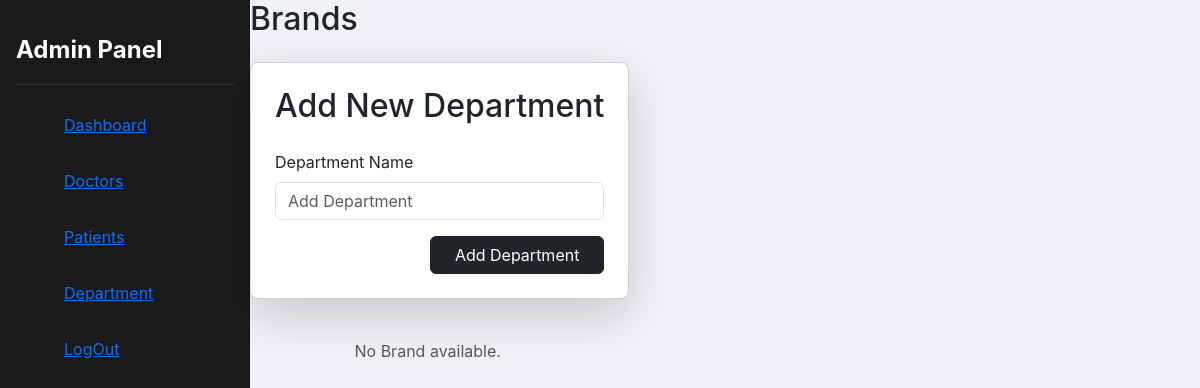
The page /department on the database as committed earlier.
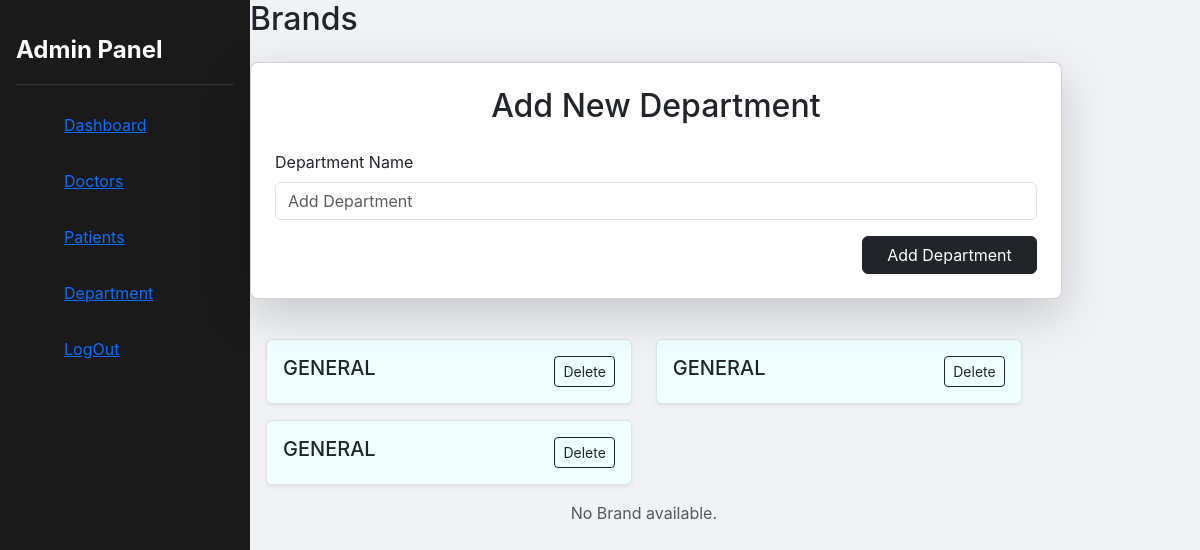
The same page on the database as committed later.
### app/models.py (models this page shows, shortened)
class Department(models.Model):
    name = models.CharField(max_length=100)
    max_tokens_per_day = models.IntegerField(default=100)

### app/views.py (the view)
# urls.py: path('department',views.add_Specialization),
def add_Specialization(request):
    if request.method == 'POST':
        dep_name = request.POST['dep_name']
        Department.objects.create(name=dep_name.upper())
        dep = Department.objects.all()  # Use 'departments' instead of 'Department'
        return redirect(add_Specialization)
    else:
        dep = Department.objects.all()
        return render(request, 'admin/add_department.html', {'Departments': dep})

### templates/admin/add_department.html (shortened to what this page needs)
<!DOCTYPE html>
<html lang="en">
<head>
    <link href="https://cdn.jsdelivr.net/npm/bootstrap@5.3.3/dist/css/bootstrap.min.css" rel="stylesheet">
    {% load static %}
    <link rel="stylesheet" href="{% static 'admin_css/admin_home.css' %}">
</head>
<body>
    <div class="sidebar">
        <div class="logo">Admin Panel</div>
        <ul class="nav-links">
            <li class="users"><a href="">Dashboard</a></li>
            <li class="users"><a href="#">Doctors</a></li>
            <li class="users"><a href="#">Patients</a></li>
            <li class="users"><a href="department">Department</a></li>
            <li class="users"><a href="logout">LogOut</a></li>
        </ul>
    </div>
    <main role="main">
        <section class="panel important">
          <h2>Brands</h2>
          <div class="card shadow-lg p-4 my-4 admin-card">
            <h2 class="text-center mb-4">Add New Department</h2>
            <form method="post" enctype="multipart/form-data">
                <div class="mb-3">
                    <label for="d_name" class="form-label">Department Name</label>
                    <input type="text" class="form-control" id="dep_name" name="dep_name" placeholder="Add Department" required>
                </div>
                <div class="d-flex justify-content-end">
                    <button type="submit" class="btn btn-dark px-4">Add Department</button>
                </div>
            </form>
        </div>
        <div class="main-content mt-0 ms-0 w-100">
            <div class="row w-100">
                {% for dep in Departments %}
                <div class="col-12 mb-3 d-flex w-50">
                    <div class="d-flex w-100 align-items-center border p-3 rounded shadow-sm" style="background-color: azure;">
                        <div class="ml-3 w-100">
                            <div class="d-flex justify-content-between">
                                <h5 class="mb-0 text-truncate">{{ dep.name }}</h5>
                                <a href="{% url 'delete_Specialization' dep.id %}" class="btn btn-outline-dark btn-sm" onclick="return confirm('Are you sure you want to delete this category?');">
                                     Delete
                                </a>
                            </div>
                        </div>
                    </div>
                </div>
                {% endfor %}
                {% if not brands %}
                <div class="col-12">
                    <p class="text-center text-muted">No Brand available.</p>
                </div>
                {% endif %}
            </div>
        </div>
        </section>
      </main>
</body>
</html>

### static/admin_css/admin_home.css (style rules this page uses)
* { margin: 0; padding: 0; box-sizing: border-box; font-family: -apple-system, BlinkMacSystemFont, "Segoe UI", Roboto, sans-serif; }
body { display: flex; min-height: 100vh; background-color: #f0f2f5; }
.sidebar { width: 250px; background-color: #1a1a1a; color: white; padding: 1rem; transition: all 0.3s ease; }
.logo { font-size: 1.5rem; font-weight: bold; padding: 1rem 0; border-bottom: 1px solid #333; margin-bottom: 1rem; }
.nav-links { list-style: none; }
.nav-links li { padding: 0.75rem 1rem; margin: 0.5rem 0; border-radius: 0.5rem; cursor: pointer; transition: background-color 0.3s; }
.main-content { flex: 1; padding: 1rem; }
.card { background-color: white; padding: 1.5rem; border-radius: 0.5rem; box-shadow: 0 2px 4px rgba(0,0,0,0.1); }

Rows that differ between the two databases and show on the page:
added Department: name "GENERAL"
added Department: name "GENERAL"
added Department: name "GENERAL"
